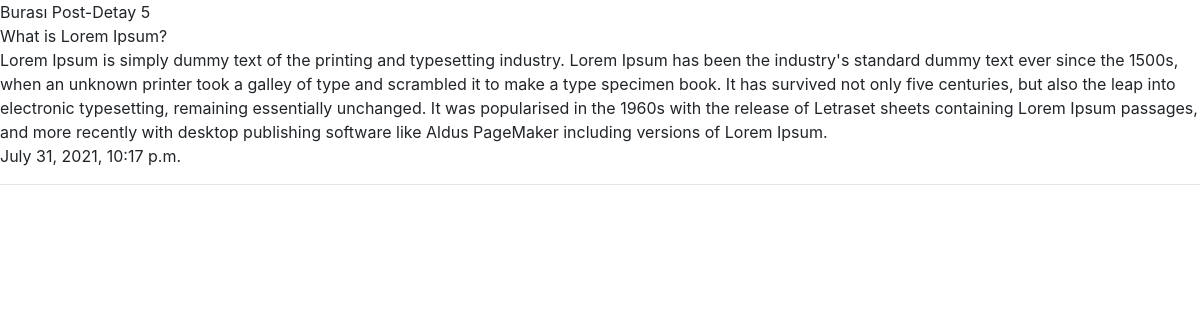
Page /post/5/detail/ on the committed database.
### post/models.py (models this page shows, shortened)
class Post(models.Model):
    title = models.CharField(max_length=255, verbose_name="Title")
    content = models.TextField(verbose_name="Content")
    published_date = models.DateTimeField(verbose_name="Publish Date")
    image = models.FileField(null=True, blank=True)

### post/views.py (the view)
# urls.py: path('<int:id>/detail/', post_detail, name='detail'),
def post_detail(request,id):
    post = get_object_or_404(Post,id=id)
    context = {
        'post':post
    }
    return render(request, 'post/detail.html',context)

### templates/post/detail.html (shortened to what this page needs)
{% extends 'partials/base.html' %}
{% block body %}
    Burası Post-Detay
    {{post.id}}<br>
    {{post.title}}<br>
    {{post.content}}<br>
    {{post.published_date}}<br>
    <hr>
{% endblock  %}

### static/css/style.css (style rules this page uses)
body { font-size: medium; }

### rows in the picture
Post: id "5", title "What is Lorem Ipsum?", content "Lorem Ipsum is simply dummy text of the printing and typesetting industry. Lorem Ipsum has been the industry's standard dummy text ever since the 1500s, when an unknown printer took a galley of type and scrambled it to make a type specimen book. It has survived not only five centuries, but also the leap into electronic typesetting, remaining essentially unchanged. It was popularised in the 1960s with the release of Letraset sheets containing Lorem Ipsum passages, and more recently with desktop publishing software like Aldus PageMaker including versions of Lorem Ipsum.", published_date "July 31, 2021, 10:17 p.m."
